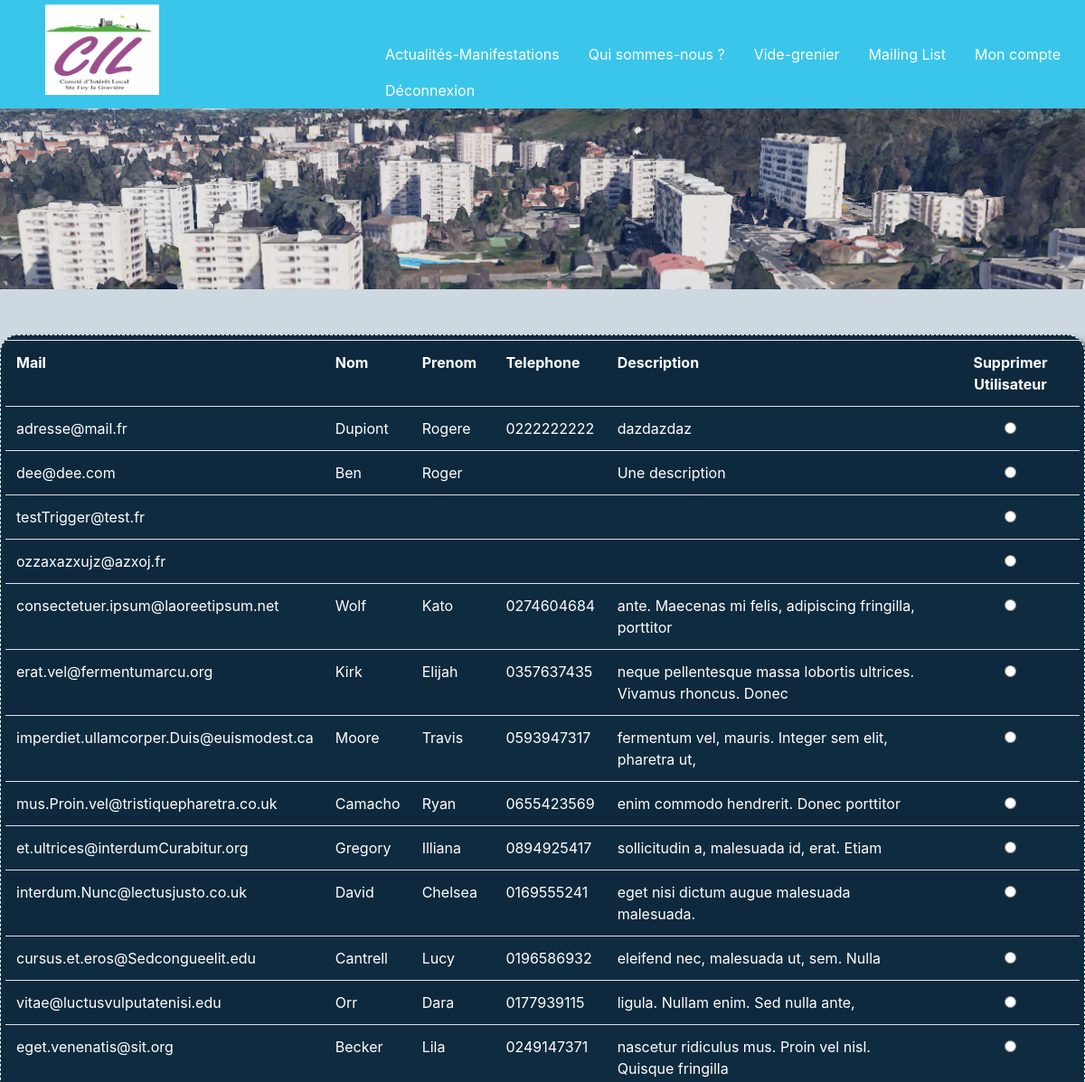
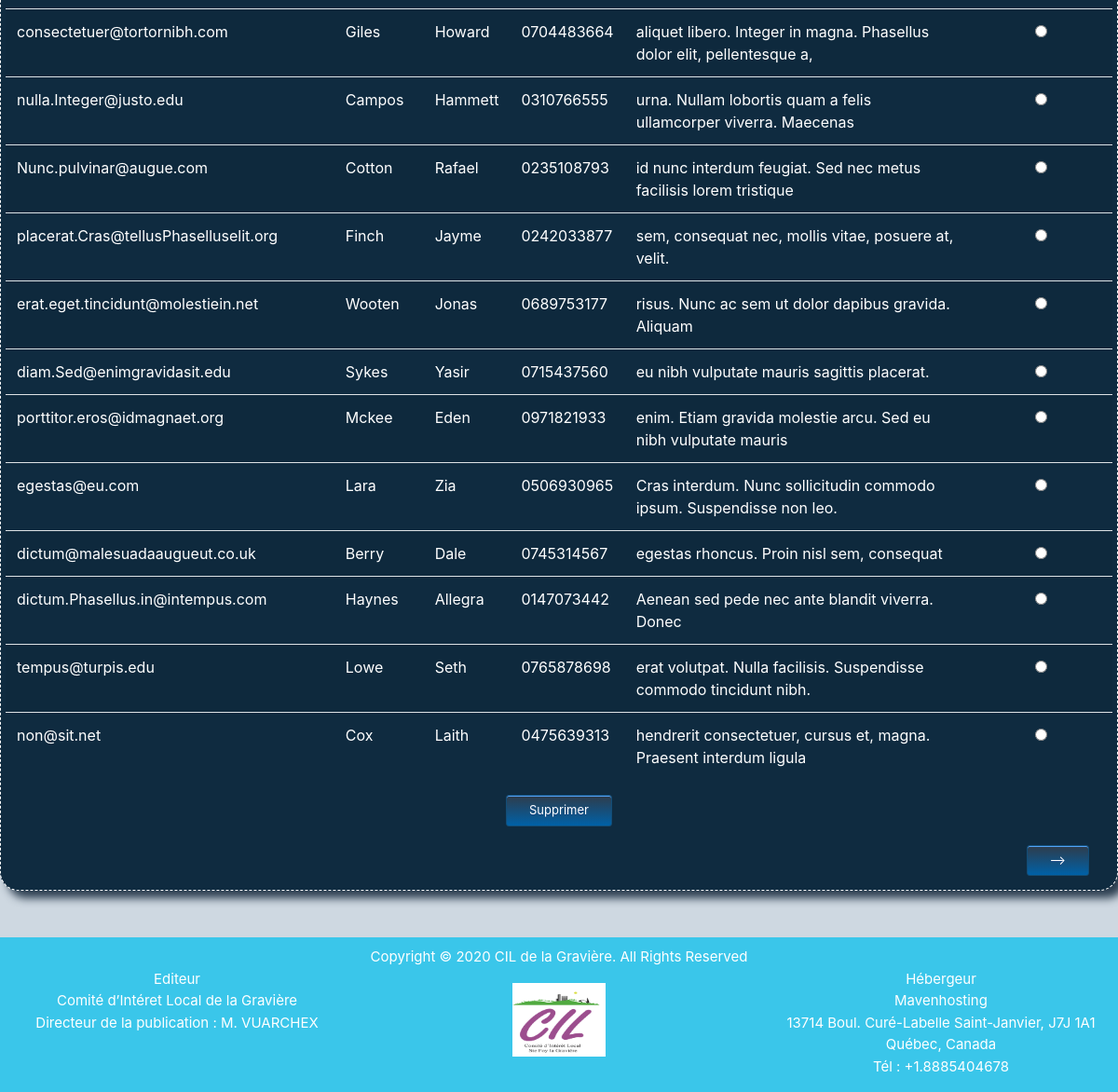
/Vide_grenier_V0.2/php/admin_util.php (signed in), run on an earlier commit of the app's database (2 pictures, top to bottom).
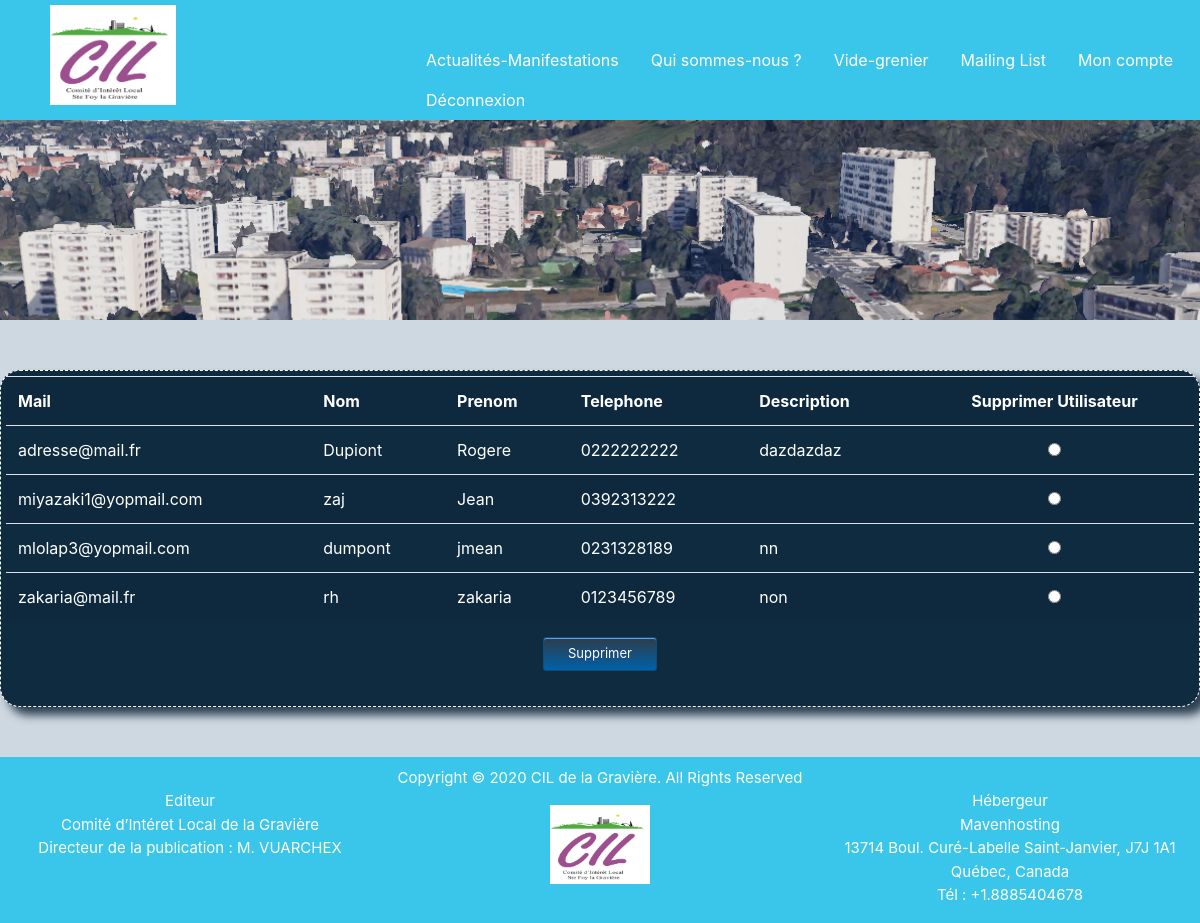
And on a later commit of the database.
### tables this page shows
CREATE TABLE `utilisateur` (
    `ID_UTIL` int(11) PRIMARY KEY NOT NULL AUTO_INCREMENT,
    `MAIL_UTIL` varchar(50) NOT NULL,
    `MDP_UTIL` varchar(30) NOT NULL,
    `NOM_UTIL` varchar(50) DEFAULT NULL,
    `PRENOM_UTIL` varchar(50) DEFAULT NULL,
    `TEL_UTIL` varchar(15) DEFAULT NULL,
    `DESC_UTIL` varchar(280) DEFAULT NULL,
    `ADMIN_UTIL` tinyint(1) DEFAULT NULL
  );

### Vide_grenier_V0.2/php/admin_util.php (the view, shortened to what this page needs)
<?php
if (isset($_SESSION['id_util']) && $_SESSION["admin"] == 1) {
?>
    <!DOCTYPE html>
    <html lang="fr">
    <head>
        <link rel="stylesheet" href="../css/bootstrap.min.css">
        <link rel="stylesheet" href="../css/monstyle.css">
    </head>
    <body>
        <?php
        include 'inc_header.php';
        ?>
        <main id="listeUtil">
            <?php
            try {
                include 'inc_bdd.php';
                $countUtil = "SELECT COUNT(*) FROM utilisateur";
                $resultatCount = $base->prepare($countUtil);
                $resultatCount->execute();
                $nbrUtil = $resultatCount->fetchColumn();
                $nbrPage = (int) ($nbrUtil / 25) + 1;
                if (isset($_GET['page'])) {
                    $page = $_GET['page'];
                } else {
                    $page = 1;
                }
                $nbrLigneBase = ($page - 1) * 3;
                $select_util =  "SELECT * FROM utilisateur WHERE ADMIN_UTIL IS NULL LIMIT $nbrLigneBase, 25";
                $resultat_select = $base->prepare($select_util);
                $resultat_select->execute();
                $table = "<table class=\"table table-striped\"><tr><th>Mail</th><th>Nom</th><th>Prenom</th><th>Telephone</th><th>Description</th><th class=\"text-center\">Supprimer Utilisateur</th></tr>";
                while ($ligne = $resultat_select->fetch()) {
                    $table .= "<tr><td>" . $ligne['MAIL_UTIL'] . "</td><td>" . $ligne['NOM_UTIL'] . "</td><td>" . $ligne['PRENOM_UTIL'] . "</td><td>" . $ligne['TEL_UTIL'] . "</td><td>" . $ligne['DESC_UTIL'] . "</td><td class=\"text-center\"><input type=\"radio\" id=\"" . $ligne['ID_UTIL'] . "\" name=\"choix\" value=\"" . $ligne['ID_UTIL'] . "\"></td></tr>";
                }
                $table .= "</table>";
                echo "<section class = \"boxSite\">";
                echo "<form method=\"POST\" action=\"admin_erase_util.php\" id=\"formSupp\">";
                echo $table;
                echo "<div class=\"text-center\"><button class=\"bouton\" type=\"submit\">Supprimer</button></div></form>";
                echo "<section class=\"row\" id=\"suivantPrecedent\">";
                if ($page != 1) {
                    echo "<div class=\"text-left col-md-6\"><a class=\"bouton\" href=\"admin_util.php?page=" . ($page - 1) . "\"><--</a></div>";
                } else {
                    echo "<div class=\"text-left col-md-6\"></div>";
                }
                if ($page != $nbrPage) {
                    echo "<div class=\"text-right col-md-6\"><a class=\"bouton\" href=\"admin_util.php?page=" . ($page + 1) . "\">--></a></div>";
                } else {
                    echo "<div class=\"text-right col-md-6\"></div>";
                }
                echo "</section>";
                echo "</section>";
            } catch (Exception $e) {
                die('Erreur : ' . $e->getMessage());
            } finally {
                $base = null;
            }
            ?>
        </main>
        <?php
        include 'inc_footer.php';
        ?>
    </body>
    </html>
<?php
} else {
    header("Location:accueil.php");
}
?>

What changed in the data, as far as the page shows it:
removed utilisateur: MAIL_UTIL "dee@dee.com", NOM_UTIL "Ben", PRENOM_UTIL "Roger", DESC_UTIL "Une description"
removed utilisateur: MAIL_UTIL "testTrigger@test.fr"
removed utilisateur: MAIL_UTIL "ozzaxazxujz@azxoj.fr"
removed utilisateur: MAIL_UTIL "consectetuer.ipsum@laoreetipsum.net", NOM_UTIL "Wolf", PRENOM_UTIL "Kato", TEL_UTIL "0274604684", DESC_UTIL "ante. Maecenas mi felis, adipiscing fringilla, porttitor"
removed utilisateur: MAIL_UTIL "erat.vel@fermentumarcu.org", NOM_UTIL "Kirk", PRENOM_UTIL "Elijah", TEL_UTIL "0357637435", DESC_UTIL "neque pellentesque massa lobortis ultrices. Vivamus rhoncus. Donec"
removed utilisateur: MAIL_UTIL "imperdiet.ullamcorper.Duis@euismodest.ca", NOM_UTIL "Moore", PRENOM_UTIL "Travis", TEL_UTIL "0593947317", DESC_UTIL "fermentum vel, mauris. Integer sem elit, pharetra ut,"
removed utilisateur: MAIL_UTIL "mus.Proin.vel@tristiquepharetra.co.uk", NOM_UTIL "Camacho", PRENOM_UTIL "Ryan", TEL_UTIL "0655423569", DESC_UTIL "enim commodo hendrerit. Donec porttitor"
removed utilisateur: MAIL_UTIL "et.ultrices@interdumCurabitur.org", NOM_UTIL "Gregory", PRENOM_UTIL "Illiana", TEL_UTIL "0894925417", DESC_UTIL "sollicitudin a, malesuada id, erat. Etiam"
removed utilisateur: MAIL_UTIL "interdum.Nunc@lectusjusto.co.uk", NOM_UTIL "David", PRENOM_UTIL "Chelsea", TEL_UTIL "0169555241", DESC_UTIL "eget nisi dictum augue malesuada malesuada."
removed utilisateur: MAIL_UTIL "cursus.et.eros@Sedcongueelit.edu", NOM_UTIL "Cantrell", PRENOM_UTIL "Lucy", TEL_UTIL "0196586932", DESC_UTIL "eleifend nec, malesuada ut, sem. Nulla"
removed utilisateur: MAIL_UTIL "vitae@luctusvulputatenisi.edu", NOM_UTIL "Orr", PRENOM_UTIL "Dara", TEL_UTIL "0177939115", DESC_UTIL "ligula. Nullam enim. Sed nulla ante,"
removed utilisateur: MAIL_UTIL "eget.venenatis@sit.org", NOM_UTIL "Becker", PRENOM_UTIL "Lila", TEL_UTIL "0249147371", DESC_UTIL "nascetur ridiculus mus. Proin vel nisl. Quisque fringilla"
removed utilisateur: MAIL_UTIL "consectetuer@tortornibh.com", NOM_UTIL "Giles", PRENOM_UTIL "Howard", TEL_UTIL "0704483664", DESC_UTIL "aliquet libero. Integer in magna. Phasellus dolor elit, pellentesque a,"
removed utilisateur: MAIL_UTIL "nulla.Integer@justo.edu", NOM_UTIL "Campos", PRENOM_UTIL "Hammett", TEL_UTIL "0310766555", DESC_UTIL "urna. Nullam lobortis quam a felis ullamcorper viverra. Maecenas"
removed utilisateur: MAIL_UTIL "Nunc.pulvinar@augue.com", NOM_UTIL "Cotton", PRENOM_UTIL "Rafael", TEL_UTIL "0235108793", DESC_UTIL "id nunc interdum feugiat. Sed nec metus facilisis lorem tristique"
removed utilisateur: MAIL_UTIL "placerat.Cras@tellusPhaselluselit.org", NOM_UTIL "Finch", PRENOM_UTIL "Jayme", TEL_UTIL "0242033877", DESC_UTIL "sem, consequat nec, mollis vitae, posuere at, velit."
removed utilisateur: MAIL_UTIL "erat.eget.tincidunt@molestiein.net", NOM_UTIL "Wooten", PRENOM_UTIL "Jonas", TEL_UTIL "0689753177", DESC_UTIL "risus. Nunc ac sem ut dolor dapibus gravida. Aliquam"
removed utilisateur: MAIL_UTIL "diam.Sed@enimgravidasit.edu", NOM_UTIL "Sykes", PRENOM_UTIL "Yasir", TEL_UTIL "0715437560", DESC_UTIL "eu nibh vulputate mauris sagittis placerat."
removed utilisateur: MAIL_UTIL "porttitor.eros@idmagnaet.org", NOM_UTIL "Mckee", PRENOM_UTIL "Eden", TEL_UTIL "0971821933", DESC_UTIL "enim. Etiam gravida molestie arcu. Sed eu nibh vulputate mauris"
removed utilisateur: MAIL_UTIL "egestas@eu.com", NOM_UTIL "Lara", PRENOM_UTIL "Zia", TEL_UTIL "0506930965", DESC_UTIL "Cras interdum. Nunc sollicitudin commodo ipsum. Suspendisse non leo."
removed utilisateur: MAIL_UTIL "dictum@malesuadaaugueut.co.uk", NOM_UTIL "Berry", PRENOM_UTIL "Dale", TEL_UTIL "0745314567", DESC_UTIL "egestas rhoncus. Proin nisl sem, consequat"
removed utilisateur: MAIL_UTIL "dictum.Phasellus.in@intempus.com", NOM_UTIL "Haynes", PRENOM_UTIL "Allegra", TEL_UTIL "0147073442", DESC_UTIL "Aenean sed pede nec ante blandit viverra. Donec"
removed utilisateur: MAIL_UTIL "tempus@turpis.edu", NOM_UTIL "Lowe", PRENOM_UTIL "Seth", TEL_UTIL "0765878698", DESC_UTIL "erat volutpat. Nulla facilisis. Suspendisse commodo tincidunt nibh."
removed utilisateur: MAIL_UTIL "non@sit.net", NOM_UTIL "Cox", PRENOM_UTIL "Laith", TEL_UTIL "0475639313", DESC_UTIL "hendrerit consectetuer, cursus et, magna. Praesent interdum ligula"
now on this page (row unchanged): utilisateur: MAIL_UTIL "miyazaki1@yopmail.com", NOM_UTIL "zaj", PRENOM_UTIL "Jean", TEL_UTIL "0392313222"
now on this page (row unchanged): utilisateur: MAIL_UTIL "mlolap3@yopmail.com", NOM_UTIL "dumpont", PRENOM_UTIL "jmean", TEL_UTIL "0231328189", DESC_UTIL "nn"
now on this page (row unchanged): utilisateur: MAIL_UTIL "zakaria@mail.fr", NOM_UTIL "rh", PRENOM_UTIL "zakaria", TEL_UTIL "0123456789", DESC_UTIL "non"
